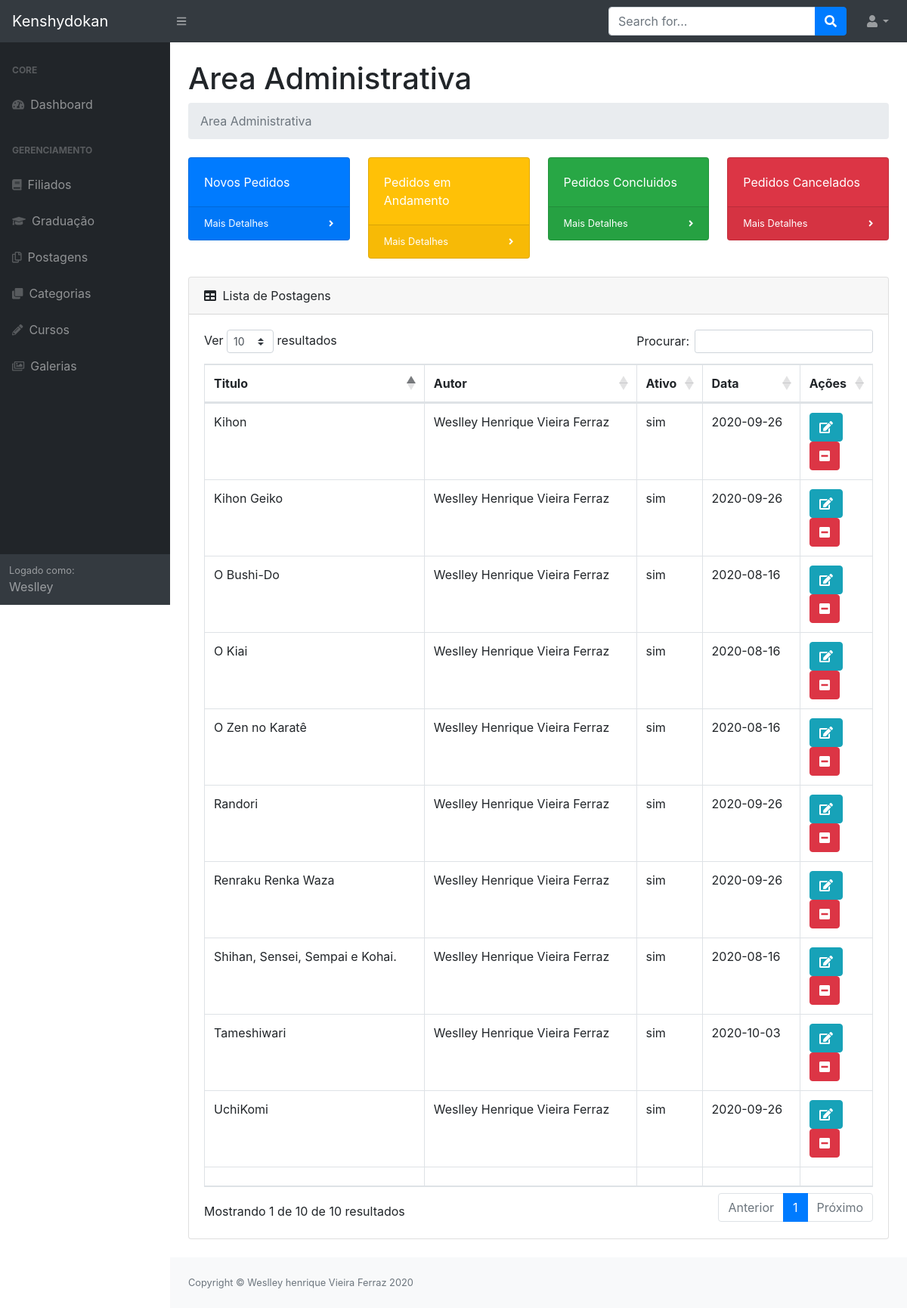
/dist/inicio.php?postagens (signed in), run on the app's committed database.
### tables this page shows
CREATE TABLE `postagens` (
  `id_postagem` int(11) NOT NULL,
  `id_usuario` int(11) DEFAULT NULL,
  `titulo` varchar(200) NOT NULL,
  `conteudo` text NOT NULL,
  `situacao` varchar(4) NOT NULL,
  `data` date NOT NULL
);

CREATE TABLE `usuarios` (
  `id_usuario` int(11) NOT NULL,
  `id_fil` int(11) DEFAULT NULL,
  `id_imagem` int(11) DEFAULT NULL,
  `nome` varchar(300) NOT NULL,
  `email` varchar(300) NOT NULL,
  `tipo` int(11) DEFAULT NULL,
  `telefone` varchar(100) DEFAULT NULL,
  `senha` varchar(300) DEFAULT NULL
);

### dist/inicio.php (the view, shortened to what this page needs)
<?php
    include_once("menu.php");
    if(isset($_SESSION['usuario'])){
        $c = new conectar();
        $conexao = $c->conexao();
?>
            <div id="layoutSidenav_content">
                <main>
                    <div class="container-fluid">
                        <h1 class="mt-4">Area Administrativa</h1>
                        <ol class="breadcrumb mb-4">
                            <li class="breadcrumb-item active">Area Administrativa</li>
                        </ol>
                        <div class="row">
                            <div class="col-xl-3 col-md-6">
                                <div class="card bg-primary text-white mb-4">
                                    <div class="card-body">Novos Pedidos</div>
                                    <div class="card-footer d-flex align-items-center justify-content-between">
                                        <a class="small text-white stretched-link" href="#">Mais Detalhes</a>
                                        <div class="small text-white"><i class="fas fa-angle-right"></i></div>
                                    </div>
                                </div>
                            </div>
                            <div class="col-xl-3 col-md-6">
                                <div class="card bg-warning text-white mb-4">
                                    <div class="card-body">Pedidos em Andamento</div>
                                    <div class="card-footer d-flex align-items-center justify-content-between">
                                        <a class="small text-white stretched-link" href="#">Mais Detalhes</a>
                                        <div class="small text-white"><i class="fas fa-angle-right"></i></div>
                                    </div>
                                </div>
                            </div>
                            <div class="col-xl-3 col-md-6">
                                <div class="card bg-success text-white mb-4">
                                    <div class="card-body">Pedidos Concluidos</div>
                                    <div class="card-footer d-flex align-items-center justify-content-between">
                                        <a class="small text-white stretched-link" href="#">Mais Detalhes</a>
                                        <div class="small text-white"><i class="fas fa-angle-right"></i></div>
                                    </div>
                                </div>
                            </div>
                            <div class="col-xl-3 col-md-6">
                                <div class="card bg-danger text-white mb-4">
                                    <div class="card-body">Pedidos Cancelados</div>
                                    <div class="card-footer d-flex align-items-center justify-content-between">
                                        <a class="small text-white stretched-link" href="#">Mais Detalhes</a>
                                        <div class="small text-white"><i class="fas fa-angle-right"></i></div>
                                    </div>
                                </div>
                            </div>
                        </div>
                        <?php
                        if (isset($_GET["filiados"])) { ?>
                        <div class="card mb-4">
                            <button type="button" class="btn btn-success mt-3 mb-3 mr-3 ml-3 col-lg-3" data-toggle="modal" data-target="#ModalFiliado">
                              Cadastrar Filiado
                            </button>
                            <div class="card-header">
                                <i class="fas fa-table mr-1"></i>
                                Lista de Filiados
                            </div>
                            <div class="card-body">
                                <div class="table-responsive">
                                    <table class="table table-bordered" id="dataTable" width="100%" cellspacing="0">
                                        <thead>
                                            <tr>
                                                <th>Numero</th>
                                                <th>Nome</th>
                                                <th>Graduação</th>
                                                <th>Telefone</th>
                                                <th>Email</th>
                                                <th>Ativo</th>
                                                <th>Ações</th>
                                            </tr>
                                        </thead>
                                        <tfoot>
                                            <tr>
                                                <th></th>
                                                <th></th>
                                                <th></th>
                                                <th></th>
                                                <th></th>
                                                <th></th>
                                                <th></th>
                                            </tr>
                                        </tfoot>
                                        <tbody>
                                            <?php
                                            $busca_filiados = "SELECT * FROM filiados";
                                            $resultado_filiados = mysqli_query($conexao, $busca_filiados);
                                            $linha_filiados = mysqli_num_rows($resultado_filiados);
                                            if($linha_filiados == ''){
                                                echo "<h3> Não foram encontrados dados Cadastrados no Banco!! </h3>";
                                            }else{
                                                while($res = mysqli_fetch_array($resultado_filiados)){
                                                    $id_filiado = $res["id_filiado"];
                                                    $id_graduacao = $res["id_graduacao"];
                                                    $nome = $res["nome"];
                                                    $dojo = $res["dojo"];
                                                    $telefone = $res["telefone"];
                                                    $rg = $res["rg"];
                                                    $email = $res["email"];
                                                    $confirmacao = $res["confirmacao"];
                                                    $busca_graduacao = "SELECT * FROM graduacao WHERE id_graduacao = '$id_graduacao'";
                                                    $resultado_graduacao = mysqli_query($conexao, $busca_graduacao);
                                                    $graduacao = mysqli_fetch_array($resultado_graduacao);
                                             ?>
                                            <tr>
                                                <td><?php echo $id_filiado; ?></td>
                                                <td><?php echo $nome; ?></td>
                                                <td><?php echo $graduacao["graduacao"]; ?></td>
                                                <td><?php echo $telefone; ?></td>
                                                <td><?php echo $email; ?></td>
                                                <td><?php echo $confirmacao; ?></td>
                                                <td>
                                                    <a href="" class="btn btn-info" data-toggle="modal" data-target="#ModalEditarFiliado<?php echo $id_filiado ?>"><i class="fas fa-edit"></i></a>
                                                    <a title="Excluir" class="btn btn-danger" href="funcoes/deletar_filiado.php?id=<?php echo $id_filiado; ?>"><i class="fa fa-minus-square"></i></a>
                                                </td>
                                            </tr>
                                            <?php }} ?>
                                        </tbody>
                                    </table>
                                </div>
                            </div>
                        </div>
                        <?php }elseif (isset($_GET["postagens"])) { ?>
                        <div class="card mb-4">
                            <div class="card-header">
                                <i class="fas fa-table mr-1"></i>
                                Lista de Postagens
                            </div>
                            <div class="card-body">
                                <div class="table-responsive">
                                    <table class="table table-bordered" id="dataTable" width="100%" cellspacing="0">
                                        <thead>
                                            <tr>
                                                <th>Titulo</th>
                                                <th>Autor</th>
                                                <th>Ativo</th>
                                                <th>Data</th>
                                                <th>Ações</th>
                                            </tr>
                                        </thead>
                                        <tfoot>
                                            <tr>
                                                <th></th>
                                                <th></th>
                                                <th></th>
                                                <th></th>
                                                <th></th>
                                            </tr>
                                        </tfoot>
                                        <tbody>
                                            <?php
                                            $busca = "SELECT * FROM postagens";
                                            $resultado = mysqli_query($conexao, $busca);
                                            $linha = mysqli_num_rows($resultado);
                                            if($linha == ''){
                                                        echo "<h3> Não foram encontrados dados Cadastrados no Banco!! </h3>";
                                                    }else{
                                                        while($res = mysqli_fetch_array($resultado)){
                                                            $id_postagem = $res["id_postagem"];
                                                            $id_usuario = $res["id_usuario"];
                                                            $titulo = $res["titulo"];
                                                            $situacao = $res["situacao"];
                                                            $data = $res["data"];
                                                            $consulta = "SELECT * FROM usuarios WHERE id_usuario = '$id_usuario'";
                                                            $resultado2 = mysqli_query($conexao, $consulta);
                                                            $dado = mysqli_fetch_array($resultado2)
                                             ?>
                                            <tr>
                                                <td><?php echo $titulo; ?></td>
                                                <td><?php echo $dado["nome"]; ?></td>
                                                <td><?php echo $situacao; ?></td>
                                                <td><?php echo $data; ?></td>
                                                <td>
                                                    <a href="" class="btn btn-info" data-toggle="modal" data-target="#ModalEditarPostagem<?php echo $id_postagem ?>"><i class="fas fa-edit"></i></a>
                                                    <a title="Excluir" class="btn btn-danger" href="../funcoes/deletar_postagem.php?id=<?php echo $id_postagem; ?>"><i class="fa fa-minus-square"></i></a>
                                                </td>
                                            </tr>
                                            <?php }} ?>
                                        </tbody>
                                    </table>
                                </div>
                            </div>
                        </div>
                        <?php } ?>
                    </div>
                </main>
<?php
    include_once("rodape.php");
}else{
    echo "<script language='javascript'>window.alert('ERRO - não está Logado'); </script>";
    echo "<script language='javascript'>window.location='login.php'; </script>";
}
?>

### data on the page
postagens: titulo "O Kiai", id_usuario.nome "Weslley Henrique Vieira Ferraz", situacao "sim", data "2020-08-16"
postagens: titulo "O Bushi-Do", id_usuario.nome "Weslley Henrique Vieira Ferraz", situacao "sim", data "2020-08-16"
postagens: titulo "Shihan, Sensei, Sempai e Kohai.", id_usuario.nome "Weslley Henrique Vieira Ferraz", situacao "sim", data "2020-08-16"
postagens: titulo "O Zen no Karatê", id_usuario.nome "Weslley Henrique Vieira Ferraz", situacao "sim", data "2020-08-16"
postagens: titulo "Kihon Geiko", id_usuario.nome "Weslley Henrique Vieira Ferraz", situacao "sim", data "2020-09-26"
postagens: titulo "UchiKomi", id_usuario.nome "Weslley Henrique Vieira Ferraz", situacao "sim", data "2020-09-26"
postagens: titulo "Randori", id_usuario.nome "Weslley Henrique Vieira Ferraz", situacao "sim", data "2020-09-26"
postagens: titulo "Renraku Renka Waza", id_usuario.nome "Weslley Henrique Vieira Ferraz", situacao "sim", data "2020-09-26"
postagens: titulo "Kihon", id_usuario.nome "Weslley Henrique Vieira Ferraz", situacao "sim", data "2020-09-26"
postagens: titulo "Tameshiwari", id_usuario.nome "Weslley Henrique Vieira Ferraz", situacao "sim", data "2020-10-03"

### other printed values
$nome "Weslley"
